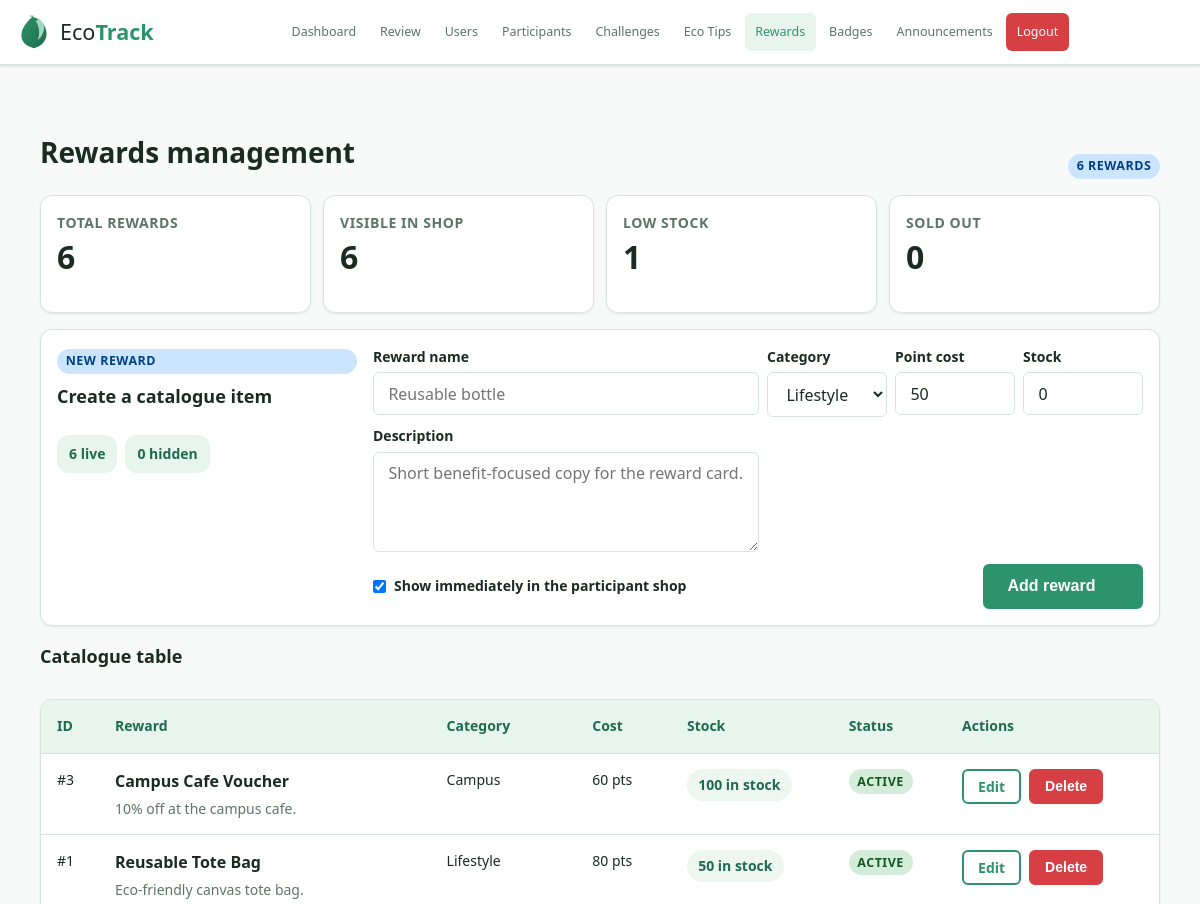
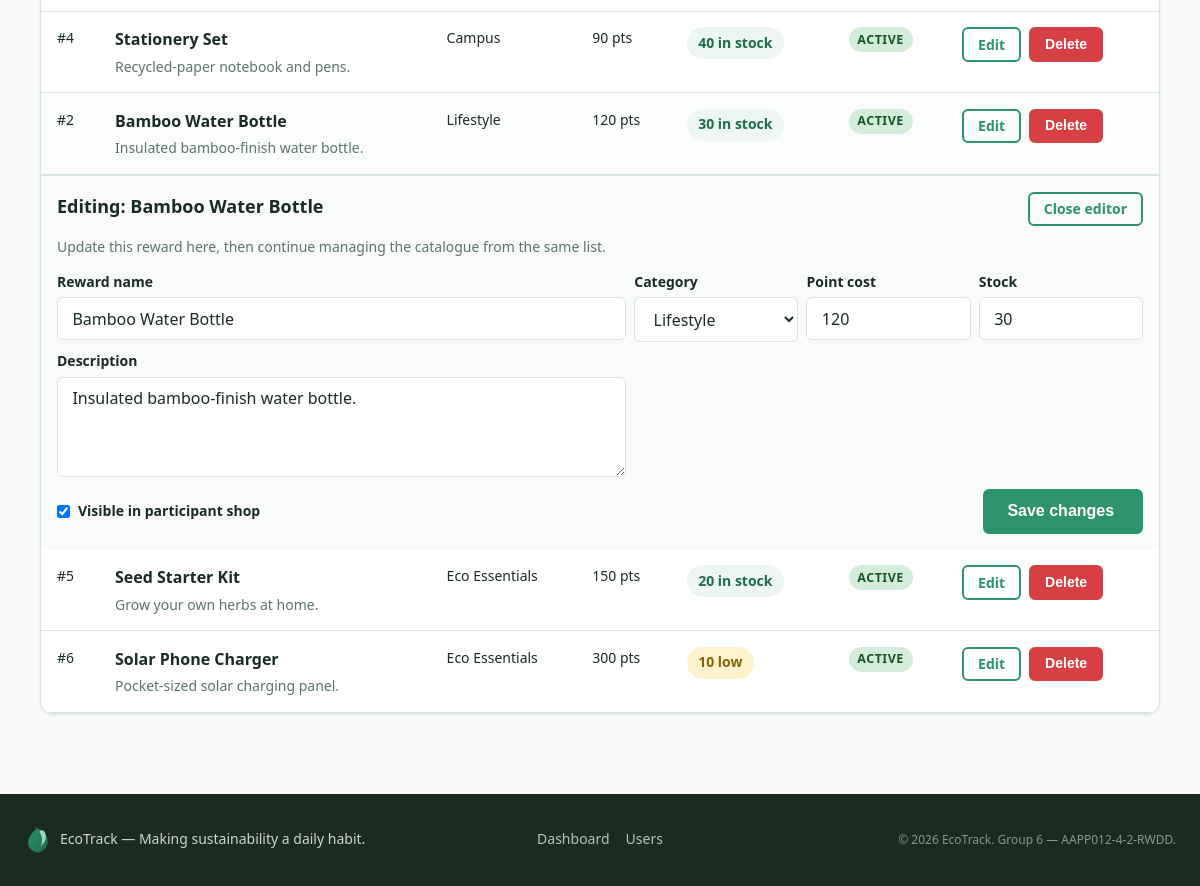
Page /admin/rewards_management.php?edit_reward=2 (signed in) on the committed database (2 pictures, top to bottom).
### tables this page shows
CREATE TABLE IF NOT EXISTS rewards (
  reward_id INT AUTO_INCREMENT PRIMARY KEY,
  name VARCHAR(150) NOT NULL,
  description TEXT,
  image VARCHAR(255) DEFAULT NULL,
  category ENUM('Lifestyle','Campus','Eco Essentials') DEFAULT 'Lifestyle',
  point_cost INT NOT NULL DEFAULT 50,
  stock INT NOT NULL DEFAULT 0,
  active TINYINT(1) DEFAULT 1,
  created_at DATETIME DEFAULT CURRENT_TIMESTAMP
);

### includes/functions.php (called while the page is built, shortened)
<?php
function sanitise(mixed $value): string
{
    return htmlspecialchars((string)$value, ENT_QUOTES | ENT_SUBSTITUTE, 'UTF-8');
}

### admin/rewards_management.php (the view, shortened to what this page needs)
<?php
require_once __DIR__ . '/../database/db.php';
require_once __DIR__ . '/../includes/functions.php';
$pdo = getPDO();
$rewardCategories = ['Lifestyle', 'Campus', 'Eco Essentials'];
$rewardForm = [
    'name' => '',
    'description' => '',
    'category' => 'Lifestyle',
    'point_cost' => '50',
    'stock' => '0',
    'active' => '1',
];
$list = $pdo->query('SELECT * FROM rewards ORDER BY active DESC, point_cost ASC, reward_id ASC')->fetchAll() ?: [];
$rewardCount = count($list);
$activeCount = 0;
$hiddenCount = 0;
$outOfStockCount = 0;
$lowStockCount = 0;
foreach ($list as $reward) {
    $isActive = !empty($reward['active']);
    $stockCount = (int)$reward['stock'];
    if ($isActive) {
        $activeCount++;
    } else {
        $hiddenCount++;
    }
    if ($stockCount === 0) {
        $outOfStockCount++;
    } elseif ($stockCount <= 10) {
        $lowStockCount++;
    }
}
$editingRewardId = max(0, (int)($_GET['edit_reward'] ?? 0));
$buildRewardsManagementUrl = static function (array $overrides = []) use ($editingRewardId): string {
    $params = [
        'edit_reward' => $editingRewardId,
    ];
    foreach ($overrides as $key => $value) {
        $params[$key] = $value;
    }
    if (($params['edit_reward'] ?? 0) <= 0) {
        unset($params['edit_reward']);
    }
    $query = http_build_query($params);
    return 'rewards_management.php' . ($query ? '?' . $query : '');
};
require_once __DIR__ . '/../layout/header.php';
?>
<div class="container page-shell reward-admin-shell">
  <div class="section-header reward-admin-header">
    <div>
      <h1 class="section-header__title">Rewards management</h1>
    </div>
    <span class="badge badge-blue"><?= $rewardCount ?> reward<?= $rewardCount === 1 ? '' : 's' ?></span>
  </div>
  <section class="reward-admin-summary-grid">
    <article class="card reward-summary-card">
      <span class="reward-summary-card__label">Total rewards</span>
      <strong class="reward-summary-card__value"><?= $rewardCount ?></strong>
    </article>
    <article class="card reward-summary-card">
      <span class="reward-summary-card__label">Visible in shop</span>
      <strong class="reward-summary-card__value"><?= $activeCount ?></strong>
    </article>
    <article class="card reward-summary-card">
      <span class="reward-summary-card__label">Low stock</span>
      <strong class="reward-summary-card__value"><?= $lowStockCount ?></strong>
    </article>
    <article class="card reward-summary-card">
      <span class="reward-summary-card__label">Sold out</span>
      <strong class="reward-summary-card__value"><?= $outOfStockCount ?></strong>
    </article>
  </section>
  <section class="card reward-admin-studio">
      <div class="reward-admin-studio-layout">
      <div class="reward-admin-panel__intro reward-admin-panel__intro--compact">
        <span class="badge badge-blue">New reward</span>
        <h2 class="card-title">Create a catalogue item</h2>
        <div class="reward-admin-panel__meta">
          <span class="inline-pill-note"><?= $activeCount ?> live</span>
          <span class="inline-pill-note"><?= $hiddenCount ?> hidden</span>
        </div>
      </div>
      <form method="POST" class="reward-admin-form">
        <div class="reward-admin-form-grid">
          <div class="form-group reward-admin-form-group reward-admin-form-group--name">
            <label for="create_name">Reward name</label>
            <input type="text" id="create_name" name="name" maxlength="150" required value="<?= sanitise($rewardForm['name']) ?>" placeholder="Reusable bottle">
          </div>
          <div class="form-group reward-admin-form-group">
            <label for="create_category">Category</label>
            <select id="create_category" name="category">
              <?php foreach ($rewardCategories as $category): ?>
                <option value="<?= sanitise($category) ?>" <?= $rewardForm['category'] === $category ? 'selected' : '' ?>><?= sanitise($category) ?></option>
              <?php endforeach; ?>
            </select>
          </div>
          <div class="form-group reward-admin-form-group">
            <label for="create_point_cost">Point cost</label>
            <input type="number" id="create_point_cost" name="point_cost" min="1" value="<?= sanitise($rewardForm['point_cost']) ?>">
          </div>
          <div class="form-group reward-admin-form-group">
            <label for="create_stock">Stock</label>
            <input type="number" id="create_stock" name="stock" min="0" value="<?= sanitise($rewardForm['stock']) ?>">
          </div>
          <div class="form-group reward-admin-form-group reward-admin-form-group--description">
            <label for="create_description">Description</label>
            <textarea id="create_description" name="description" rows="3" placeholder="Short benefit-focused copy for the reward card."><?= sanitise($rewardForm['description']) ?></textarea>
          </div>
        </div>
        <div class="reward-admin-form-actions">
          <label class="reward-admin-toggle">
            <input type="checkbox" name="active" value="1" <?= $rewardForm['active'] === '1' ? 'checked' : '' ?>>
            Show immediately in the participant shop
          </label>
          <button type="submit" class="btn btn-primary">Add reward</button>
        </div>
      </form>
    </div>
  </section>
  <section class="reward-admin-board">
    <div class="reward-admin-board__header">
      <div>
        <h2 class="card-title">Catalogue table</h2>
      </div>
    </div>
    <?php if (empty($list)): ?>
      <div class="card empty-state">
        <h2 class="card-title empty-state__title">No rewards yet</h2>
        <p class="empty-state__text">Add your first reward from the studio panel to start building the Green Shop catalogue.</p>
      </div>
    <?php else: ?>
      <div class="card reward-admin-table-card">
        <div class="table-wrap reward-admin-table-wrap">
          <table class="reward-admin-table">
            <thead>
              <tr>
                <th>ID</th>
                <th>Reward</th>
                <th>Category</th>
                <th>Cost</th>
                <th>Stock</th>
                <th>Status</th>
                <th>Actions</th>
              </tr>
            </thead>
            <tbody>
              <?php foreach ($list as $reward): ?>
                <?php
                $stockCount = (int)$reward['stock'];
                $isActive = !empty($reward['active']);
                $stockTone = $stockCount === 0 ? 'danger' : ($stockCount <= 10 ? 'warning' : 'ok');
                $stockLabel = $stockCount === 0 ? 'Sold out' : ($stockCount <= 10 ? $stockCount . ' low' : $stockCount . ' in stock');
                ?>
                <tr id="reward-<?= (int)$reward['reward_id'] ?>" class="reward-admin-table__row<?= $editingRewardId === (int)$reward['reward_id'] ? ' reward-admin-table__row--editing' : '' ?>">
                  <td class="reward-admin-table__cell reward-admin-table__cell--id" data-label="ID">#<?= (int)$reward['reward_id'] ?></td>
                  <td class="reward-admin-table__reward reward-admin-table__cell reward-admin-table__cell--reward" data-label="Reward">
                    <strong><?= sanitise($reward['name']) ?></strong>
                    <span><?= sanitise($reward['description'] ?: 'No description yet.') ?></span>
                  </td>
                  <td class="reward-admin-table__cell reward-admin-table__cell--category" data-label="Category"><?= sanitise($reward['category']) ?></td>
                  <td class="reward-admin-table__cell reward-admin-table__cell--cost" data-label="Cost"><?= (int)$reward['point_cost'] ?> pts</td>
                  <td class="reward-admin-table__cell reward-admin-table__cell--stock" data-label="Stock">
                    <span class="reward-admin-stock reward-admin-stock--<?= sanitise($stockTone) ?>">
                      <?= sanitise($stockLabel) ?>
                    </span>
                  </td>
                  <td class="reward-admin-table__cell reward-admin-table__cell--status" data-label="Status">
                    <span class="badge <?= $isActive ? 'badge-green' : 'badge-grey' ?>">
                      <?= $isActive ? 'active' : 'draft' ?>
                    </span>
                  </td>
                  <td class="reward-admin-table__cell reward-admin-table__cell--actions" data-label="Actions">
                    <div class="reward-admin-table__actions">
                      <a href="<?= sanitise($buildRewardsManagementUrl(['edit_reward' => (int)$reward['reward_id']])) ?>#reward-<?= (int)$reward['reward_id'] ?>" class="btn btn-outline btn-sm">
                        Edit
                      </a>
                      <form method="POST">
                        <button type="submit" class="btn btn-danger btn-sm" onclick="return confirm('Delete this reward?');">Delete</button>
                      </form>
                    </div>
                  </td>
                </tr>
                <?php if ($editingRewardId === (int)$reward['reward_id']): ?>
                  <tr class="reward-admin-edit-row">
                    <td class="reward-admin-edit-row__cell" colspan="7">
                      <section class="reward-admin-edit-panel">
                        <div class="reward-admin-edit-row__header">
                          <div>
                            <h3 class="card-title">Editing: <?= sanitise($reward['name']) ?></h3>
                            <p class="admin-card-copy">Update this reward here, then continue managing the catalogue from the same list.</p>
                          </div>
                          <a href="rewards_management.php#reward-<?= (int)$reward['reward_id'] ?>" class="btn btn-outline btn-sm">Close editor</a>
                        </div>
                        <form method="POST" class="reward-admin-form reward-admin-form--inline">
                          <div class="reward-admin-form-grid reward-admin-form-grid--table">
                            <div class="form-group reward-admin-form-group reward-admin-form-group--name">
                              <label for="edit_name_<?= (int)$reward['reward_id'] ?>">Reward name</label>
                              <input type="text" id="edit_name_<?= (int)$reward['reward_id'] ?>" name="name" maxlength="150" value="<?= sanitise($reward['name']) ?>" required>
                            </div>
                            <div class="form-group reward-admin-form-group">
                              <label for="edit_category_<?= (int)$reward['reward_id'] ?>">Category</label>
                              <select id="edit_category_<?= (int)$reward['reward_id'] ?>" name="category">
                                <?php foreach ($rewardCategories as $category): ?>
                                  <option value="<?= sanitise($category) ?>" <?= $reward['category'] === $category ? 'selected' : '' ?>><?= sanitise($category) ?></option>
                                <?php endforeach; ?>
                              </select>
                            </div>
                            <div class="form-group reward-admin-form-group">
                              <label for="edit_point_cost_<?= (int)$reward['reward_id'] ?>">Point cost</label>
                              <input type="number" id="edit_point_cost_<?= (int)$reward['reward_id'] ?>" name="point_cost" min="1" value="<?= (int)$reward['point_cost'] ?>">
                            </div>
                            <div class="form-group reward-admin-form-group">
                              <label for="edit_stock_<?= (int)$reward['reward_id'] ?>">Stock</label>
                              <input type="number" id="edit_stock_<?= (int)$reward['reward_id'] ?>" name="stock" min="0" value="<?= (int)$reward['stock'] ?>">
                            </div>
                            <div class="form-group reward-admin-form-group reward-admin-form-group--description">
                              <label for="edit_description_<?= (int)$reward['reward_id'] ?>">Description</label>
                              <textarea id="edit_description_<?= (int)$reward['reward_id'] ?>" name="description" rows="3"><?= sanitise($reward['description'] ?? '') ?></textarea>
                            </div>
                          </div>
                          <div class="reward-admin-form-actions">
                            <label class="reward-admin-toggle">
                              <input type="checkbox" name="active" value="1" <?= !empty($reward['active']) ? 'checked' : '' ?>>
                              Visible in participant shop
                            </label>
                            <button type="submit" class="btn btn-primary">Save changes</button>
                          </div>
                        </form>
                      </section>
                    </td>
                  </tr>
                <?php endif; ?>
              <?php endforeach; ?>
            </tbody>
          </table>
        </div>
      </div>
    <?php endif; ?>
  </section>
</div>
<?php require_once __DIR__ . '/../layout/footer.php'; ?>

### rows in the picture
rewards: point_cost "50", active "☑", reward_id "1", name "Reusable Tote Bag", description "Eco-friendly canvas tote bag.", category "Lifestyle", point_cost "80", stock "50 in stock", shows "ACTIVE"
rewards: reward_id "3", name "Campus Cafe Voucher", description "10% off at the campus cafe.", category "Campus", point_cost "60", stock "100 in stock", active "ACTIVE"
rewards: reward_id "4", name "Stationery Set", description "Recycled-paper notebook and pens.", category "Campus", point_cost "90", stock "40 in stock", active "ACTIVE"
rewards: reward_id "2", name "Bamboo Water Bottle", description "Insulated bamboo-finish water bottle.", category "Lifestyle", point_cost "120", stock "30 in stock", shows "ACTIVE", stock "30", active "☑"
rewards: reward_id "5", name "Seed Starter Kit", description "Grow your own herbs at home.", category "Eco Essentials", point_cost "150", stock "20 in stock", active "ACTIVE"
rewards: reward_id "6", name "Solar Phone Charger", description "Pocket-sized solar charging panel.", category "Eco Essentials", point_cost "300", stock "10 low", active "ACTIVE"

### other values in the picture
$label "Dashboard Review Users Participants Challenges Eco Tips Rewards Badges Announcements"
$rewardCount "6"
$activeCount "6"
$lowStockCount "1"
$outOfStockCount "0"
$hiddenCount "0"
form field category "Lifestyle"
